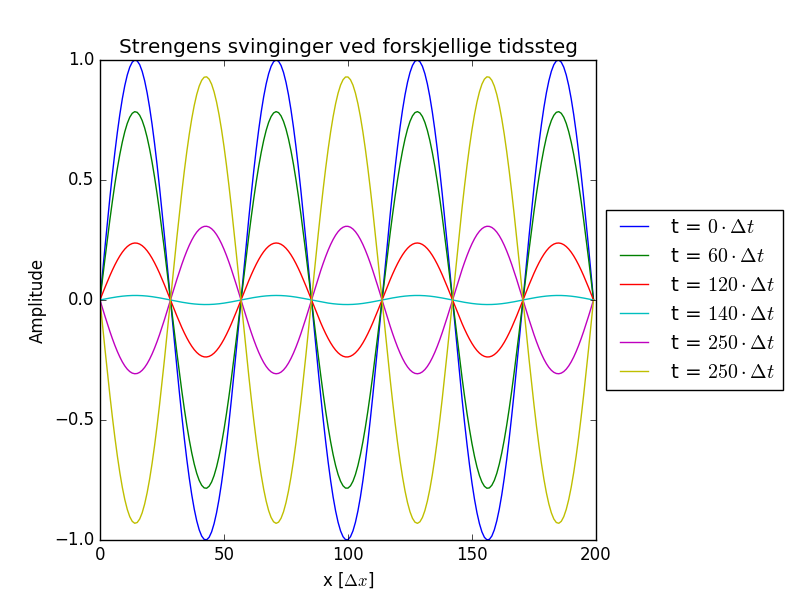

Python code for this plot:
import numpy as np
import matplotlib.pyplot as plt
import matplotlib.animation as an

# Number of mass points
N = 200

# All mass points have the same mass (except endpoints):
m = 0.02*np.ones(N) # kg
m[0] = m[-1] = 1.

# Spring stiffness / constant
k = 10*np.ones(N) # kg/s^2

vB = np.sqrt(k[10]/m[10])

wave_length = N/3.5
frequency = vB/wave_length


print("prop speed: ", vB)
print("Frequency: ", frequency)

# Length of time step
dt = 0.1*np.sqrt(m[10]/k[10]) # s
numberOfTimeSteps = 1200
t_max = numberOfTimeSteps*dt # s
time = dt*range(numberOfTimeSteps)

# Matrix of the fluctuations of the string (for time and x values)
# End points are zero due to reflecting edges.
y = np.zeros([N,numberOfTimeSteps])

# Set the initial conditions, t = 0
for i in range(N):
    y[i,0] = np.sin(7*np.pi*i/(N-1))
    y[i,numberOfTimeSteps-1] = np.sin(7*np.pi*i/(N-1))

for j in range(numberOfTimeSteps-1):
    for i in range(1,N-1):

        F_left = -k[i-1]*(y[i,j] - y[i-1,j])
        F_right = -k[i]*(y[i,j] - y[i+1,j])
        F_i = F_left + F_right

        # y[i,j-1] = 0 since we haven't calculated y[i,-1] yet:
        y[i,j+1] = F_i*dt**2/m[i] + 2*y[i,j] - y[i,j-1]




# plt.legend(["timestep = 0", "timestep = 60",  "timestep = 120", "timestep = 140", "timestep = 170", "timestep = 250"])


fig = plt.figure()
ax = plt.subplot(111)

ax.plot(y[:,0], label=r"t = $0\cdot\Delta t$")
ax.plot(y[:,60], label=r"t = $60\cdot\Delta t$")
ax.plot(y[:,120], label=r"t = $120\cdot\Delta t$")
ax.plot(y[:,140], label=r"t = $140\cdot\Delta t$")
ax.plot(y[:,170], label=r"t = $250\cdot\Delta t$")
ax.plot(y[:,250], label=r"t = $250\cdot\Delta t$")
plt.title("Strengens svinginger ved forskjellige tidssteg")
ax.set_xlabel(r"x [$\Delta x$]")
ax.set_ylabel("Amplitude")

# Shrink current axis by 20%
box = ax.get_position()
ax.set_position([box.x0, box.y0, box.width * 0.8, box.height])

# Put a legend to the right of the current axis
ax.legend(loc='center left', bbox_to_anchor=(1, 0.5))
plt.savefig("problem4.png")

plt.show()
